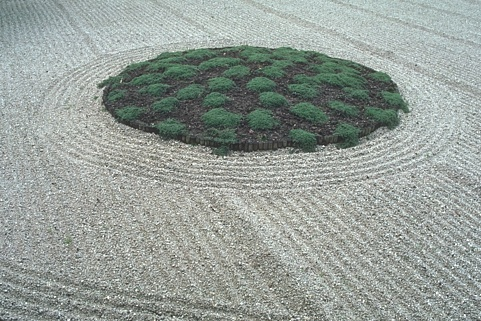
%> input picture images/86016.jpg, 481 x 321 px
$ octave FuzzyAC_Demo.m   (GNU Octave 9; MATLAB toolbox functions it lacks are replaced by stand-ins)
%> lines starting %> are read from the running program, lines starting %| are printed output that depends on the picture; in (x1, y1, x2, y2) boxes, pixels count from 0 and x2, y2 are one past the last pixel; in counts of white or black regions, pixels touching at a corner belong together; the program's own positions count from 1
### Saliency.m
%%%%%%%%%%%%%%%%%%%%%%%%%%%%%%%%%%%%%%%%%%%%%%%%%%%%%%%%%%%%%%%%%%%%%%%%%%%
% Demo of "A robust fuzzy region-based active contours with saliency-aware
% prior for image segmentation"
% Jiangxiong Fang
% code at : https://github.com/fangchj2002/FRACSP
% East China University of Technology & Nanchang university
% Email:fangchj2002@163.com
% 6th, May, 2018
%%%%%%%%%%%%%%%%%%%%%%%%%%%%%%%%%%%%%%%%%%%%%%%%%%%%%%%%%%%%%%%%%%%%%%%%%%%
function saliency = Saliency(img)
%gfrgb = imfilter(img, fspecial('gaussian', 3, 3), 'symmetric', 'conv');
gfrgb = imfilter(img, fspecial('gaussian',[10 10],3), 'same', 'conv');
%gfrgb = imfilter(img, fspecial('disk'), 'same', 'conv');

[l, a, b]= rgb2lab(gfrgb);

lm = mean(mean(l));
am = mean(mean(a));
bm = mean(mean(b));
sm = (l-lm).^2 + (a-am).^2 + (b-bm).^2;
saliency = sm;
end

### rgb2lab.m
%%%%%%%%%%%%%%%%%%%%%%%%%%%%%%%%%%%%%%%%%%%%%%%%%%%%%%%%%%%%%%%%%%%%%%%%%%%
% Demo of "A robust fuzzy region-based active contours with saliency-aware
% prior for image segmentation"
% Jiangxiong Fang
% code at : https://github.com/fangchj2002/FRACSP
% East China University of Technology & Nanchang university
% Email:fangchj2002@163.com
% 6th, May, 2018
%%%%%%%%%%%%%%%%%%%%%%%%%%%%%%%%%%%%%%%%%%%%%%%%%%%%%%%%%%%%%%%%%%%%%%%%%%%
function [lvec,avec,bvec] = rgb2lab(img)
img = double(img);
img = img./255.0;
R = img(:,:,1);
G = img(:,:,2);
B = img(:,:,3);
[height,width] = size(R);
for i=1:height
    for j=1:width
        if(R(i,j) <= 0.04045)
            r = R(i,j)/12.92;
        else
            r = power((R(i,j)+0.055)/1.055,2.4);
        end
        if(G(i,j) <= 0.04045)
            g = G(i,j)/12.92;
        else
            g = power((G(i,j)+0.055)/1.055,2.4);
        end
        if(B(i,j) <= 0.04045)
            b = B(i,j)/12.92;
        else
            b = power((B(i,j)+0.055)/1.055,2.4);
        end
        X = r*0.4124564 + g*0.3575761 + b*0.1804375;
		Y = r*0.2126729 + g*0.7151522 + b*0.0721750;
		Z = r*0.0193339 + g*0.1191920 + b*0.9503041;
        epsilon = 0.008856;
		kappa   = 903.3;

		Xr = 0.950456;
		Yr = 1.0;
		Zr = 1.088754;

		xr = X/Xr;
		yr = Y/Yr;
		zr = Z/Zr;
		if(xr > epsilon)
            fx = power(xr, 1.0/3.0);
        else
            fx = (kappa*xr + 16.0)/116.0;
        end
		if(yr > epsilon)
            fy = power(yr, 1.0/3.0);
        else
            fy = (kappa*yr + 16.0)/116.0;
        end
		if(zr > epsilon)
            fz = power(zr, 1.0/3.0);
        else
            fz = (kappa*zr + 16.0)/116.0;
        end
        lvec(i,j) = 116.0*fy-16.0;
		avec(i,j) = 500.0*(fx-fy);
		bvec(i,j) = 200.0*(fy-fz);
    end
end
end

### fuzzy_RegionEdge.m

%%%%%%%%%%%%%%%%%%%%%%%%%%%%%%%%%%%%%%%%%%%%%%%%%%%%%%%%%%%%%%%%%%%%%%%%%%%
% Demo of "A robust fuzzy region-based active contours with saliency-aware
% prior for image segmentation"
% Jiangxiong Fang
% code at : https://github.com/fangchj2002/FRACSP
% East China University of Technology & Nanchang university
% Email:fangchj2002@163.com
% 6th, May, 2018
% The parameters are defined as follows:
% uIn:   The ppesudo LSF;
% Img:   The input image;
% G:     The edge detector in Eq. (19)
% featue:The saliency map
% lambda1,lambda2,alpha1,alpha2: the weighted coefficient in Eq. (21)
%%%%%%%%%%%%%%%%%%%%%%%%%%%%%%%%%%%%%%%%%%%%%%%%%%%%%%%%%%%%%%%%%%%%%%%%%%%
function [u,e,deltaF]= fuzzy_RegionEdge(uIn, Img,G,feature,lambda1,lambda2,alpha1,alpha2)

      u0 = uIn;
      sigma =1.5;

      K = fspecial('gaussian',5,sigma); % Caussian kernel
      f1=conv2(Img.*(u0.^2),K,'same');
      f2=conv2(Img.*((1-u0).^2),K,'same');


      t1 = u0.^2;
      t2 = (1-u0).^2;

      c1 = sum(sum(f1))/sum(sum(t1));         % average inside of Phi1
      c2 = sum(sum(f2))/sum(sum(t2));         % average outside of Phi2

      edg1 = conv2(feature.*(u0.^2),G,'same');
      edg2 = conv2(feature.*((1-u0).^2),G,'same');

      e1 = sum(sum(edg1))/sum(sum(t1));
      e2 = sum(sum(edg2))/sum(sum(t2));

      un= 1./ (1+(lambda1*(Img-c1).^2+alpha1*(feature-e1).^2)./(lambda2*(Img-c2).^2+alpha2*(feature-e2).^2));

      f1=conv2(Img.*(u0.^2),K,'same');
      f2=conv2(Img.*((1-u0).^2),K,'same');

      t1 = u0.^2;
      t2 = (1-u0).^2;

      c1 = sum(sum(f1))/sum(sum(t1));         % average inside of Phi1
      c2 = sum(sum(f2))/sum(sum(t2));         % average outside of Phi2

      edg1 = conv2(feature.*(u0.^2),K,'same');
      edg2 = conv2(feature.*((1-u0).^2),K,'same');

      e1 = sum(sum(edg1))/sum(sum(t1));
      e2 = sum(sum(edg2))/sum(sum(t2));

      l1 = (un.^2-u0.^2);
      l2 = (1-un).^2-(1-u0).^2;

      s1 = sum(sum(t1));
      s2 = sum(sum(t2));


      delta1 = s1*l1.*((Img-c1).^2)./(s1+l1);
      delta2 = s2*l2.*((Img-c2).^2)./(s2+l2);
      delta3 = s1*l1.*((feature-e1).^2)./(s1+l1);
      delta4 = s2*l2.*((feature-e2).^2)./(s2+l2);
      deltaF = lambda1*delta1+lambda2*delta2+alpha1*delta3+alpha2*delta4;
      idx = find(deltaF<0);
      u0(idx)=un(idx);
      e = sum(sum(f1 + f2 + edg1 + edg2));
      deltaF = sum(sum(deltaF));
      u = u0;
end

### FuzzyAC_Demo.m
%%%%%%%%%%%%%%%%%%%%%%%%%%%%%%%%%%%%%%%%%%%%%%%%%%%%%%%%%%%%%%%%%%%%%%%%%%%
% Demo of "A robust fuzzy region-based active contours with saliency-aware
% prior for image segmentation"
% Jiangxiong Fang
% code at : https://github.com/fangchj2002/FRACSP
% East China University of Technology & Nanchang university
% Email:fangchj2002@163.com
% 6th, May, 2018
%%%%%%%%%%%%%%%%%%%%%%%%%%%%%%%%%%%%%%%%%%%%%%%%%%%%%%%%%%%%%%%%%%%%%%%%%%%
clc;
clear;
close all;
addpath 'images'
Img = imread('86016.jpg');
%> Img is the input picture: size 321x481x3 uint8; mean R, G, B 149.7, 157.7, 152.1
tic;

Img_gray = rgb2gray(Img);

iterNum = 100;
lambda1 = 0.5;
lambda2 = 0.5;
alpha1 = 0.1;
alpha2 = 0.1;

[M,N] = size(Img_gray);
%> M = 321; N = 481
u = zeros(M,N);
u(:,:) = 0.25;
%> u: size 321x481 double; every value is 0.25
u(40:60,60:80) = 0.75;
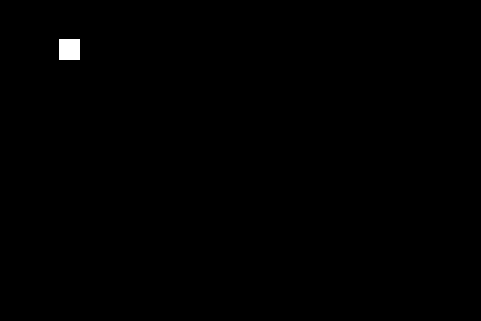
%> u: size 321x481 double; values 0.25 (black) and 0.75 (white), 0.29% white; 1 white region, box (x1, y1, x2, y2) and area: (59, 39, 80, 60) 441

G = [1/(1+sqrt(2)) 0.5 1/(1+sqrt(2));0.5 8 0.5;1/(1+sqrt(2)) 0.5 1/(1+sqrt(2))];

figure;subplot(2,2,1);imshow(Img);hold on;%axis off,axis equal
title('Initial contour');
[c,h] = contour(u-0.5,[0 0],'r');
%> h = -40.53

saliency = Saliency(Img);
%> after the loop in rgb2lab, `for i=1:height`:
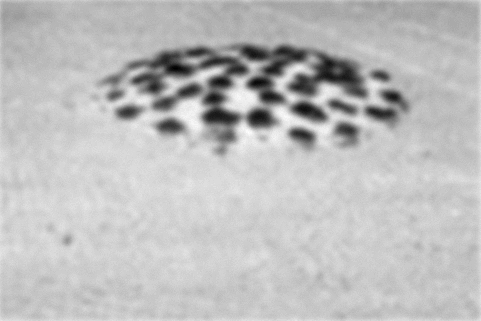
%> avec: size 321x481 double; min -19.74, max 1.45, mean -3.95; drawn with min black and max white
%> after the loop in rgb2lab, `for i=1:height`:
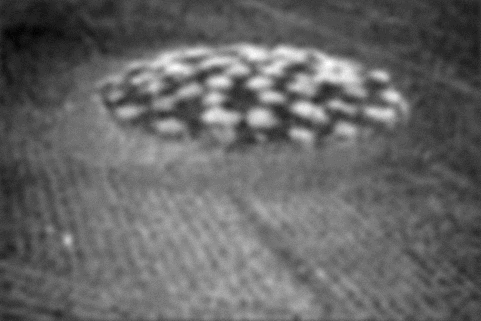
%> bvec: size 321x481 double; min -3.75, max 10.56, mean 1.97; drawn with min black and max white
%> after the loop in rgb2lab, `for i=1:height`:
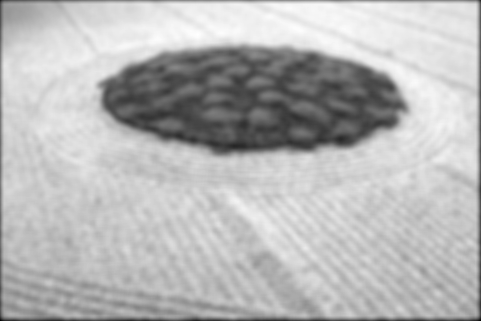
%> lvec: size 321x481 double; min 12.01, max 83.23, mean 63.3; drawn with min black and max white
%> after the loop in rgb2lab, `for i=1:height`: b = 0.0137; fx = 0.239; fy = 0.241; fz = 0.24; g = 0.0144; r = 0.013
%> in Saliency, `lm = mean(mean(l));`: lm = 63.27
%> in Saliency, `am = mean(mean(a));`: am = -3.95
%> in Saliency, `bm = mean(mean(b));`: bm = 1.97

subplot(2,2,2);
imshow(saliency,[]);hold on;
subplot(2,2,3);
%energy = zeros(100);
energy1 = [];
dltf1= [];

% set the parameter as follow

pause(0.1);
% start level set evolution
for n=1:iterNum
    [u,e,deltaF] = fuzzy_RegionEdge(u, double(Img_gray),G,double(saliency),lambda1,lambda2,alpha1,alpha2);
    energy1(n) = e;
    dltf1(n) = deltaF;
    if mod(n,5)==0
        pause(0.1);
        imshow(Img, []);hold on;axis off,axis equal
        [c,h] = contour(u-0.5,[0 0],'r');
        iterNum=[num2str(n), ' iterations'];
        title(iterNum);
        hold off;
    end
end
%> this loop made 100 passes
%> (s1 in fuzzy_RegionEdge, s2 in fuzzy_RegionEdge, e, deltaF) on passes 5, 10, 15, 20, 25, 30, 35, 40, 45: (36620.6, 40659.9, 27220801.5, 15820590.5), (9238.2, 112559.8, 37689690.2, 980573619), (6645.3, 128665.7, 41678459.6, 1.01e+09), (6645.2, 128666.7, 41678675.7, 1.01e+09), (6645.2, 128666.7, 41678675.7, 1.01e+09), (6645.2, 128666.7, 41678675.7, 1.01e+09), (6645.2, 128666.7, 41678675.7, 1.01e+09), (6645.2, 128666.7, 41678675.7, 1.01e+09), (6645.2, 128666.7, 41678675.7, 1.01e+09)
%> (s1 in fuzzy_RegionEdge, s2 in fuzzy_RegionEdge, e, deltaF) on passes 2, 3, 4, 6, 7, 8: (38823.2, 38378.9, 27203283.4, 5862), (38503.4, 38697.8, 27202995.3, 444457.1), (37874.7, 39337.6, 27205486.4, 3140815.1), (34133.8, 43477.1, 27294983.4, 68549390.9), (29630.4, 49393, 27611713.2, 238185784.2), (22173.8, 62390.3, 28861659, 572015754.8)
%> pass 1, in fuzzy_RegionEdge, `f2=conv2(Img.*((1-u0).^2),K,'same');`:
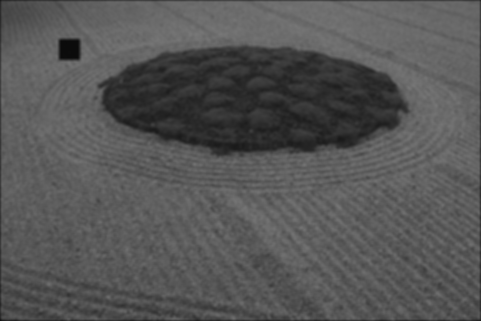
%> f2: size 321x481 double; min 10.95, max 119.8, mean 86.3
%> pass 1, in fuzzy_RegionEdge, `edg1 = conv2(feature.*(u0.^2),G,'same');`:
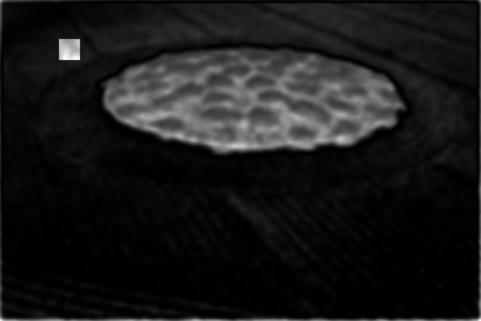
%> edg1: size 321x481 double; min 0.161, max 1519.4, mean 149.1; drawn with min black and max white
subplot(2,2,4);
seg = ((u-0.5)>0);
%> seg: size 321x481 logical; 16.8% white; 15 white regions (12 under 20 px), largest, box (x1, y1, x2, y2) and area: (103, 48, 405, 154) 24190, (0, 0, 481, 321) 1620, (0, 0, 67, 46) 147
imshow(seg);

totalIterNum=[num2str(n), ' iterations'];
title(['Final contour, ', totalIterNum]);
time = toc;
figure;

mesh(u-0.5);
title('Final level set function');
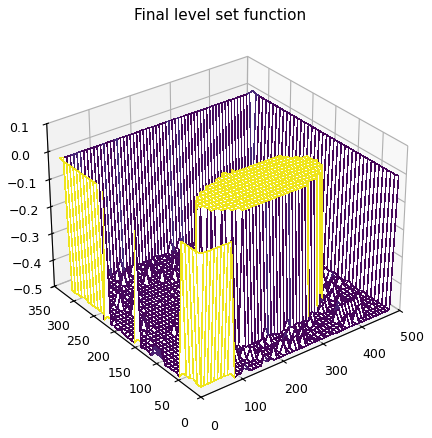
%> figure redrawn from the program's plot data
